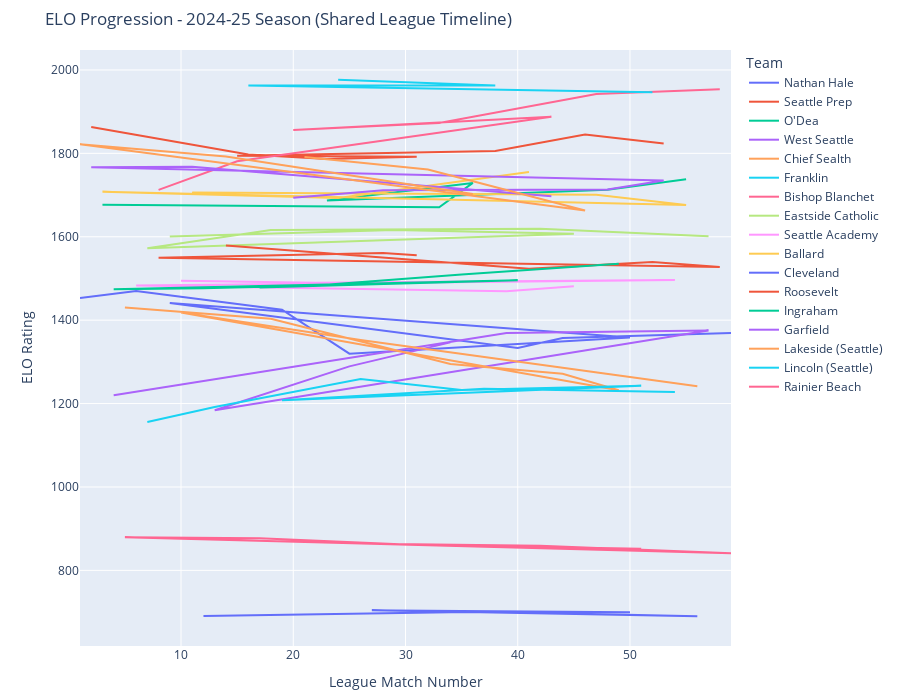

Notebook code cell kept with this figure:
### Code cell
import pandas as pd
import plotly.express as px

# Load the ELO match log
df = pd.read_csv(r"C:\Users\User\Desktop\Soccer Footage\metroleague_elo_log.csv")

# Create a consistent order for all matches per season (scraper's order or raw index)
df["Row Order"] = range(len(df))
df = df.sort_values(by=["Season", "Row Order"])

# Add a Global Match Number per Season (shared league timeline)
df["Global Match #"] = df.groupby("Season").cumcount() + 1

# Assign a row ID to map back after long transformation
df["Match ID"] = df.index

# -----------------------------
# Long-format Transformation
# -----------------------------
home_df = df[[
    "Match ID", "Season", "Global Match #", "Date",
    "Home Team", "Away Team", "Home Score", "Away Score",
    "Home ELO Before", "Home ELO After", "Home ELO Change", "Home Match #"
]].copy()

home_df.columns = [
    "Match ID", "Season", "Global Match #", "Date",
    "Team", "Opponent", "Goals For", "Goals Against",
    "ELO Before", "ELO After", "ELO Δ", "Team Match #"
]
home_df["Location"] = "Home"

away_df = df[[
    "Match ID", "Season", "Global Match #", "Date",
    "Away Team", "Home Team", "Away Score", "Home Score",
    "Away ELO Before", "Away ELO After", "Away ELO Change", "Away Match #"
]].copy()

away_df.columns = [
    "Match ID", "Season", "Global Match #", "Date",
    "Team", "Opponent", "Goals For", "Goals Against",
    "ELO Before", "ELO After", "ELO Δ", "Team Match #"
]
away_df["Location"] = "Away"

# Combine Home and Away
long_df = pd.concat([home_df, away_df], ignore_index=True)

# Compute Match Result (W/L/D)
long_df["Result"] = long_df.apply(
    lambda row: "W" if row["Goals For"] > row["Goals Against"]
    else "L" if row["Goals For"] < row["Goals Against"]
    else "D", axis=1
)

# Clean ELO Δ and match #
long_df["ELO Δ"] = long_df["ELO Δ"].round(2)
long_df["Team Match #"] = long_df["Team Match #"].astype(int)

# -----------------------------
# Filter to Latest Season Only
# -----------------------------
latest_season = long_df["Season"].max()
df_current = long_df[long_df["Season"] == latest_season].copy()

# -----------------------------
# Plot: ELO Progression (Shared League Timeline)
# -----------------------------
fig = px.line(
    df_current,
    x="Global Match #",
    y="ELO After",
    color="Team",
    line_group="Team",
    hover_data={
        "Team": True,
        "Opponent": True,
        "Result": True,
        "Global Match #": True,
        "Team Match #": True,
        "ELO After": True,
        "ELO Δ": True,
        "Location": True,
    },
    title=f"ELO Progression - {latest_season} Season (Shared League Timeline)",
    labels={
        "Global Match #": "League Match Number",
        "ELO After": "ELO Rating",
        "ELO Δ": "ELO Change",
        "Team Match #": "Team's Match #"
    },
)

fig.update_layout(
    hovermode="x unified",
    xaxis=dict(showgrid=True),
    yaxis=dict(showgrid=True),
    legend=dict(title="Team", traceorder="normal", itemclick="toggleothers"),
    height=700,
    margin=dict(t=50, b=50),
)

fig.show()

### Figure 1 — Plotly figure (JSON) as saved in the notebook; plotly's stock layout.template omitted (floating-point values rounded to 4 significant figures)
{"data": [{"customdata": [["Nathan Hale", "Lakeside (Seattle)", "L", 107, -7.53, "Home"], ["Nathan Hale", "Seattle Academy", "W", 108, 16.98, "Home"], ["Nathan Hale", "Franklin", "D", 110, -16.41, "Home"], ["Nathan Hale", "West Seattle", "L", 111, -105.2, "Home"], ["Nathan Hale", "Cleveland", "W", 114, 1.52, "Home"], ["Nathan Hale", "Eastside Catholic", "L", 109, -28.53, "Away"], ["Nathan Hale", "Ingraham", "D", 112, 13.82, "Away"], ["Nathan Hale", "Chief Sealth", "W", 113, 23.5, "Away"], ["Nathan Hale", "Rainier Beach", "W", 115, 10.53, "Away"]], "hovertemplate": "Team=%{customdata[0]}<br>League Match Number=%{x}<br>ELO Rating=%{y}<br>Opponent=%{customdata[1]}<br>Result=%{customdata[2]}<br>Team's Match #=%{customdata[3]}<br>ELO Change=%{customdata[4]}<br>Location=%{customdata[5]}<extra></extra>", "legendgroup": "Nathan Hale", "line": {"color": "#636efa", "dash": "solid"}, "marker": {"symbol": "circle"}, "mode": "lines", "name": "Nathan Hale", "orientation": "v", "showlegend": true, "type": "scatter", "x": [1, 6, 19, 25, 50, 9, 40, 44, 59], "xaxis": "x", "y": [1453.0, 1470.0, 1425.0, 1320.0, 1359.0, 1441.0, 1333.0, 1357.0, 1369.0], "yaxis": "y"}, {"customdata": [["Seattle Prep", "Garfield", "W", 113, 40.91, "Home"], ["Seattle Prep", "Lincoln (Seattle)", "D", 115, 2.62, "Home"], ["Seattle Prep", "O'Dea", "D", 116, -10.34, "Home"], ["Seattle Prep", "Roosevelt", "W", 117, 5.32, "Home"], ["Seattle Prep", "Bishop Blanchet", "L", 114, -68.69, "Away"], ["Seattle Prep", "Lincoln (Seattle)", "D", 118, 13.56, "Away"], ["Seattle Prep", "Lakeside (Seattle)", "W", 119, 39.67, "Away"], ["Seattle Prep", "Garfield", "L", 120, -21.85, "Away"]], "hovertemplate": "Team=%{customdata[0]}<br>League Match Number=%{x}<br>ELO Rating=%{y}<br>Opponent=%{customdata[1]}<br>Result=%{customdata[2]}<br>Team's Match #=%{customdata[3]}<br>ELO Change=%{customdata[4]}<br>Location=%{customdata[5]}<extra></extra>", "legendgroup": "Seattle Prep", "line": {"color": "#EF553B", "dash": "solid"}, "marker": {"symbol": "circle"}, "mode": "lines", "name": "Seattle Prep", "orientation": "v", "showlegend": true, "type": "scatter", "x": [2, 16, 23, 31, 15, 38, 46, 53], "xaxis": "x", "y": [1863.0, 1797.0, 1787.0, 1792.0, 1794.0, 1806.0, 1845.0, 1823.0], "yaxis": "y"}, {"customdata": [["O'Dea", "Ballard", "L", 115, -98.67, "Home"], ["O'Dea", "Bishop Blanchet", "L", 117, -16.01, "Home"], ["O'Dea", "Lakeside (Seattle)", "W", 118, 58.31, "Home"], ["O'Dea", "Seattle Prep", "D", 116, 10.34, "Away"], ["O'Dea", "Garfield", "L", 119, -16.15, "Away"], ["O'Dea", "Ballard", "W", 120, 24.95, "Away"]], "hovertemplate": "Team=%{customdata[0]}<br>League Match Number=%{x}<br>ELO Rating=%{y}<br>Opponent=%{customdata[1]}<br>Result=%{customdata[2]}<br>Team's Match #=%{customdata[3]}<br>ELO Change=%{customdata[4]}<br>Location=%{customdata[5]}<extra></extra>", "legendgroup": "O'Dea", "line": {"color": "#00cc96", "dash": "solid"}, "marker": {"symbol": "circle"}, "mode": "lines", "name": "O'Dea", "orientation": "v", "showlegend": true, "type": "scatter", "x": [3, 33, 36, 23, 48, 55], "xaxis": "x", "y": [1677.0, 1671.0, 1729.0, 1687.0, 1713.0, 1738.0], "yaxis": "y"}, {"customdata": [["West Seattle", "Ingraham", "L", 110, -29.25, "Home"], ["West Seattle", "Seattle Academy", "W", 114, 22.58, "Home"], ["West Seattle", "Eastside Catholic", "D", 115, 5.92, "Home"], ["West Seattle", "Franklin", "L", 111, -35.89, "Away"], ["West Seattle", "Nathan Hale", "W", 112, 105.2, "Away"], ["West Seattle", "Chief Sealth", "W", 113, 57.53, "Away"]], "hovertemplate": "Team=%{customdata[0]}<br>League Match Number=%{x}<br>ELO Rating=%{y}<br>Opponent=%{customdata[1]}<br>Result=%{customdata[2]}<br>Team's Match #=%{customdata[3]}<br>ELO Change=%{customdata[4]}<br>Location=%{customdata[5]}<extra></extra>", "legendgroup": "West Seattle", "line": {"color": "#ab63fa", "dash": "solid"}, "marker": {"symbol": "circle"}, "mode": "lines", "name": "West Seattle", "orientation": "v", "showlegend": true, "type": "scatter", "x": [4, 39, 57, 13, 25, 34], "xaxis": "x", "y": [1220.0, 1369.0, 1375.0, 1184.0, 1289.0, 1347.0], "yaxis": "y"}, {"customdata": [["Chief Sealth", "Rainier Beach", "W", 108, 2.86, "Home"], ["Chief Sealth", "Eastside Catholic", "L", 110, -15.35, "Home"], ["Chief Sealth", "West Seattle", "L", 112, -57.53, "Home"], ["Chief Sealth", "Nathan Hale", "L", 113, -23.5, "Home"], ["Chief Sealth", "Ingraham", "L", 114, -39.41, "Home"], ["Chief Sealth", "Seattle Academy", "L", 109, -11.73, "Away"], ["Chief Sealth", "Franklin", "L", 111, -50.7, "Away"], ["Chief Sealth", "Cleveland", "W", 115, 9.18, "Away"]], "hovertemplate": "Team=%{customdata[0]}<br>League Match Number=%{x}<br>ELO Rating=%{y}<br>Opponent=%{customdata[1]}<br>Result=%{customdata[2]}<br>Team's Match #=%{customdata[3]}<br>ELO Change=%{customdata[4]}<br>Location=%{customdata[5]}<extra></extra>", "legendgroup": "Chief Sealth", "line": {"color": "#FFA15A", "dash": "solid"}, "marker": {"symbol": "circle"}, "mode": "lines", "name": "Chief Sealth", "orientation": "v", "showlegend": true, "type": "scatter", "x": [5, 18, 34, 44, 49, 10, 26, 56], "xaxis": "x", "y": [1430.0, 1403.0, 1295.0, 1271.0, 1232.0, 1419.0, 1353.0, 1241.0], "yaxis": "y"}, {"customdata": [["Franklin", "Eastside Catholic", "L", 103, -12.59, "Home"], ["Franklin", "West Seattle", "W", 104, 35.89, "Home"], ["Franklin", "Chief Sealth", "W", 106, 50.7, "Home"], ["Franklin", "Ingraham", "L", 107, -26.23, "Home"], ["Franklin", "Rainier Beach", "W", 109, 7.26, "Home"], ["Franklin", "Nathan Hale", "D", 105, 16.41, "Away"], ["Franklin", "Cleveland", "W", 108, 3.13, "Away"], ["Franklin", "Seattle Academy", "L", 110, -14.98, "Away"]], "hovertemplate": "Team=%{customdata[0]}<br>League Match Number=%{x}<br>ELO Rating=%{y}<br>Opponent=%{customdata[1]}<br>Result=%{customdata[2]}<br>Team's Match #=%{customdata[3]}<br>ELO Change=%{customdata[4]}<br>Location=%{customdata[5]}<extra></extra>", "legendgroup": "Franklin", "line": {"color": "#19d3f3", "dash": "solid"}, "marker": {"symbol": "circle"}, "mode": "lines", "name": "Franklin", "orientation": "v", "showlegend": true, "type": "scatter", "x": [7, 13, 26, 35, 51, 19, 37, 54], "xaxis": "x", "y": [1156.0, 1192.0, 1259.0, 1232.0, 1243.0, 1208.0, 1236.0, 1228.0], "yaxis": "y"}, {"customdata": [["Bishop Blanchet", "Roosevelt", "W", 112, 27.99, "Home"], ["Bishop Blanchet", "Seattle Prep", "W", 113, 68.69, "Home"], ["Bishop Blanchet", "Garfield", "W", 117, 14.52, "Home"], ["Bishop Blanchet", "Garfield", "W", 114, 74.72, "Away"], ["Bishop Blanchet", "Lakeside (Seattle)", "D", 115, 1.22, "Away"], ["Bishop Blanchet", "O'Dea", "W", 116, 16.01, "Away"], ["Bishop Blanchet", "Ballard", "W", 118, 54.45, "Away"], ["Bishop Blanchet", "Roosevelt", "W", 119, 11.91, "Away"]], "hovertemplate": "Team=%{customdata[0]}<br>League Match Number=%{x}<br>ELO Rating=%{y}<br>Opponent=%{customdata[1]}<br>Result=%{customdata[2]}<br>Team's Match #=%{customdata[3]}<br>ELO Change=%{customdata[4]}<br>Location=%{customdata[5]}<extra></extra>", "legendgroup": "Bishop Blanchet", "line": {"color": "#FF6692", "dash": "solid"}, "marker": {"symbol": "circle"}, "mode": "lines", "name": "Bishop Blanchet", "orientation": "v", "showlegend": true, "type": "scatter", "x": [8, 15, 43, 20, 21, 33, 47, 58], "xaxis": "x", "y": [1712.0, 1781.0, 1888.0, 1856.0, 1857.0, 1873.0, 1942.0, 1954.0], "yaxis": "y"}, {"customdata": [["Eastside Catholic", "Nathan Hale", "W", 106, 28.53, "Home"], ["Eastside Catholic", "Cleveland", "W", 108, 0.35, "Home"], ["Eastside Catholic", "Seattle Academy", "D", 110, -11.87, "Home"], ["Eastside Catholic", "Franklin", "W", 105, 12.59, "Away"], ["Eastside Catholic", "Chief Sealth", "W", 107, 15.35, "Away"], ["Eastside Catholic", "Rainier Beach", "W", 109, 2.71, "Away"], ["Eastside Catholic", "West Seattle", "D", 111, -5.92, "Away"]], "hovertemplate": "Team=%{customdata[0]}<br>League Match Number=%{x}<br>ELO Rating=%{y}<br>Opponent=%{customdata[1]}<br>Result=%{customdata[2]}<br>Team's Match #=%{customdata[3]}<br>ELO Change=%{customdata[4]}<br>Location=%{customdata[5]}<extra></extra>", "legendgroup": "Eastside Catholic", "line": {"color": "#B6E880", "dash": "solid"}, "marker": {"symbol": "circle"}, "mode": "lines", "name": "Eastside Catholic", "orientation": "v", "showlegend": true, "type": "scatter", "x": [9, 29, 45, 7, 18, 42, 57], "xaxis": "x", "y": [1601.0, 1616.0, 1607.0, 1572.0, 1616.0, 1619.0, 1601.0], "yaxis": "y"}, {"customdata": [["Seattle Academy", "Chief Sealth", "W", 2, 11.73, "Home"], ["Seattle Academy", "Ingraham", "D", 3, -4.79, "Home"], ["Seattle Academy", "Rainier Beach", "W", 4, 1.81, "Home"], ["Seattle Academy", "Franklin", "W", 7, 14.98, "Home"], ["Seattle Academy", "Nathan Hale", "L", 1, -16.98, "Away"], ["Seattle Academy", "West Seattle", "L", 5, -22.58, "Away"], ["Seattle Academy", "Eastside Catholic", "D", 6, 11.87, "Away"]], "hovertemplate": "Team=%{customdata[0]}<br>League Match Number=%{x}<br>ELO Rating=%{y}<br>Opponent=%{customdata[1]}<br>Result=%{customdata[2]}<br>Team's Match #=%{customdata[3]}<br>ELO Change=%{customdata[4]}<br>Location=%{customdata[5]}<extra></extra>", "legendgroup": "Seattle Academy", "line": {"color": "#FF97FF", "dash": "solid"}, "marker": {"symbol": "circle"}, "mode": "lines", "name": "Seattle Academy", "orientation": "v", "showlegend": true, "type": "scatter", "x": [10, 22, 30, 54, 6, 39, 45], "xaxis": "x", "y": [1495.0, 1490.0, 1492.0, 1496.0, 1483.0, 1469.0, 1481.0], "yaxis": "y"}, {"customdata": [["Ballard", "Garfield", "D", 122, -1.38, "Home"], ["Ballard", "Bishop Blanchet", "L", 126, -54.45, "Home"], ["Ballard", "O'Dea", "L", 127, -24.95, "Home"], ["Ballard", "O'Dea", "W", 121, 98.67, "Away"], ["Ballard", "Lincoln (Seattle)", "L", 123, -13.67, "Away"], ["Ballard", "Lakeside (Seattle)", "W", 124, 30.33, "Away"], ["Ballard", "Roosevelt", "W", 125, 32.33, "Away"]], "hovertemplate": "Team=%{customdata[0]}<br>League Match Number=%{x}<br>ELO Rating=%{y}<br>Opponent=%{customdata[1]}<br>Result=%{customdata[2]}<br>Team's Match #=%{customdata[3]}<br>ELO Change=%{customdata[4]}<br>Location=%{customdata[5]}<extra></extra>", "legendgroup": "Ballard", "line": {"color": "#FECB52", "dash": "solid"}, "marker": {"symbol": "circle"}, "mode": "lines", "name": "Ballard", "orientation": "v", "showlegend": true, "type": "scatter", "x": [11, 47, 55, 3, 24, 32, 41], "xaxis": "x", "y": [1706.0, 1701.0, 1676.0, 1708.0, 1693.0, 1723.0, 1755.0], "yaxis": "y"}, {"customdata": [["Cleveland", "Ingraham", "L", 123, -2.33, "Home"], ["Cleveland", "Franklin", "L", 126, -3.13, "Home"], ["Cleveland", "Chief Sealth", "L", 128, -9.18, "Home"], ["Cleveland", "Rainier Beach", "D", 124, 13.67, "Away"], ["Cleveland", "Eastside Catholic", "L", 125, -0.35, "Away"], ["Cleveland", "Nathan Hale", "L", 127, -1.52, "Away"]], "hovertemplate": "Team=%{customdata[0]}<br>League Match Number=%{x}<br>ELO Rating=%{y}<br>Opponent=%{customdata[1]}<br>Result=%{customdata[2]}<br>Team's Match #=%{customdata[3]}<br>ELO Change=%{customdata[4]}<br>Location=%{customdata[5]}<extra></extra>", "legendgroup": "Cleveland", "line": {"color": "#636efa", "dash": "solid"}, "marker": {"symbol": "circle"}, "mode": "lines", "name": "Cleveland", "orientation": "v", "showlegend": true, "type": "scatter", "x": [12, 37, 56, 27, 29, 50], "xaxis": "x", "y": [690.6, 700.8, 690.1, 704.3, 703.9, 699.3], "yaxis": "y"}, {"customdata": [["Roosevelt", "Lakeside (Seattle)", "W", 119, 29.17, "Home"], ["Roosevelt", "Ballard", "L", 122, -32.33, "Home"], ["Roosevelt", "Lincoln (Seattle)", "D", 123, 16, "Home"], ["Roosevelt", "Bishop Blanchet", "L", 124, -11.91, "Home"], ["Roosevelt", "Bishop Blanchet", "L", 118, -27.99, "Away"], ["Roosevelt", "Garfield", "L", 120, -18.03, "Away"], ["Roosevelt", "Seattle Prep", "L", 121, -5.32, "Away"]], "hovertemplate": "Team=%{customdata[0]}<br>League Match Number=%{x}<br>ELO Rating=%{y}<br>Opponent=%{customdata[1]}<br>Result=%{customdata[2]}<br>Team's Match #=%{customdata[3]}<br>ELO Change=%{customdata[4]}<br>Location=%{customdata[5]}<extra></extra>", "legendgroup": "Roosevelt", "line": {"color": "#EF553B", "dash": "solid"}, "marker": {"symbol": "circle"}, "mode": "lines", "name": "Roosevelt", "orientation": "v", "showlegend": true, "type": "scatter", "x": [14, 41, 52, 58, 8, 28, 31], "xaxis": "x", "y": [1579.0, 1523.0, 1539.0, 1527.0, 1550.0, 1561.0, 1556.0], "yaxis": "y"}, {"customdata": [["Ingraham", "Rainier Beach", "W", 109, 2.13, "Home"], ["Ingraham", "Nathan Hale", "D", 112, -13.82, "Home"], ["Ingraham", "West Seattle", "W", 107, 29.25, "Away"], ["Ingraham", "Cleveland", "W", 108, 2.33, "Away"], ["Ingraham", "Seattle Academy", "D", 110, 4.79, "Away"], ["Ingraham", "Franklin", "W", 111, 26.23, "Away"], ["Ingraham", "Chief Sealth", "W", 113, 39.41, "Away"]], "hovertemplate": "Team=%{customdata[0]}<br>League Match Number=%{x}<br>ELO Rating=%{y}<br>Opponent=%{customdata[1]}<br>Result=%{customdata[2]}<br>Team's Match #=%{customdata[3]}<br>ELO Change=%{customdata[4]}<br>Location=%{customdata[5]}<extra></extra>", "legendgroup": "Ingraham", "line": {"color": "#00cc96", "dash": "solid"}, "marker": {"symbol": "circle"}, "mode": "lines", "name": "Ingraham", "orientation": "v", "showlegend": true, "type": "scatter", "x": [17, 40, 4, 12, 22, 35, 49], "xaxis": "x", "y": [1479.0, 1496.0, 1474.0, 1476.0, 1483.0, 1510.0, 1535.0], "yaxis": "y"}, {"customdata": [["Garfield", "Bishop Blanchet", "L", 121, -74.72, "Home"], ["Garfield", "Roosevelt", "W", 122, 18.03, "Home"], ["Garfield", "O'Dea", "W", 124, 16.15, "Home"], ["Garfield", "Seattle Prep", "W", 125, 21.85, "Home"], ["Garfield", "Seattle Prep", "L", 119, -40.91, "Away"], ["Garfield", "Ballard", "D", 120, 1.38, "Away"], ["Garfield", "Bishop Blanchet", "L", 123, -14.52, "Away"]], "hovertemplate": "Team=%{customdata[0]}<br>League Match Number=%{x}<br>ELO Rating=%{y}<br>Opponent=%{customdata[1]}<br>Result=%{customdata[2]}<br>Team's Match #=%{customdata[3]}<br>ELO Change=%{customdata[4]}<br>Location=%{customdata[5]}<extra></extra>", "legendgroup": "Garfield", "line": {"color": "#ab63fa", "dash": "solid"}, "marker": {"symbol": "circle"}, "mode": "lines", "name": "Garfield", "orientation": "v", "showlegend": true, "type": "scatter", "x": [20, 28, 48, 53, 2, 11, 43], "xaxis": "x", "y": [1693.0, 1711.0, 1713.0, 1735.0, 1767.0, 1768.0, 1697.0], "yaxis": "y"}, {"customdata": [["Lakeside (Seattle)", "Bishop Blanchet", "D", 122, -1.22, "Home"], ["Lakeside (Seattle)", "Ballard", "L", 123, -30.33, "Home"], ["Lakeside (Seattle)", "Seattle Prep", "L", 125, -39.67, "Home"], ["Lakeside (Seattle)", "Nathan Hale", "W", 120, 7.53, "Away"], ["Lakeside (Seattle)", "Roosevelt", "L", 121, -29.17, "Away"], ["Lakeside (Seattle)", "O'Dea", "L", 124, -58.31, "Away"]], "hovertemplate": "Team=%{customdata[0]}<br>League Match Number=%{x}<br>ELO Rating=%{y}<br>Opponent=%{customdata[1]}<br>Result=%{customdata[2]}<br>Team's Match #=%{customdata[3]}<br>ELO Change=%{customdata[4]}<br>Location=%{customdata[5]}<extra></extra>", "legendgroup": "Lakeside (Seattle)", "line": {"color": "#FFA15A", "dash": "solid"}, "marker": {"symbol": "circle"}, "mode": "lines", "name": "Lakeside (Seattle)", "orientation": "v", "showlegend": true, "type": "scatter", "x": [21, 32, 46, 1, 14, 36], "xaxis": "x", "y": [1791.0, 1761.0, 1663.0, 1822.0, 1793.0, 1703.0], "yaxis": "y"}, {"customdata": [["Lincoln (Seattle)", "Ballard", "W", 63, 13.67, "Home"], ["Lincoln (Seattle)", "Seattle Prep", "D", 64, -13.56, "Home"], ["Lincoln (Seattle)", "Seattle Prep", "D", 62, -2.62, "Away"], ["Lincoln (Seattle)", "Roosevelt", "D", 65, -16, "Away"]], "hovertemplate": "Team=%{customdata[0]}<br>League Match Number=%{x}<br>ELO Rating=%{y}<br>Opponent=%{customdata[1]}<br>Result=%{customdata[2]}<br>Team's Match #=%{customdata[3]}<br>ELO Change=%{customdata[4]}<br>Location=%{customdata[5]}<extra></extra>", "legendgroup": "Lincoln (Seattle)", "line": {"color": "#19d3f3", "dash": "solid"}, "marker": {"symbol": "circle"}, "mode": "lines", "name": "Lincoln (Seattle)", "orientation": "v", "showlegend": true, "type": "scatter", "x": [24, 38, 16, 52], "xaxis": "x", "y": [1976.0, 1963.0, 1963.0, 1947.0], "yaxis": "y"}, {"customdata": [["Rainier Beach", "Cleveland", "D", 136, -13.67, "Home"], ["Rainier Beach", "Eastside Catholic", "L", 138, -2.71, "Home"], ["Rainier Beach", "Nathan Hale", "L", 140, -10.53, "Home"], ["Rainier Beach", "Chief Sealth", "L", 134, -2.86, "Away"], ["Rainier Beach", "Ingraham", "L", 135, -2.13, "Away"], ["Rainier Beach", "Seattle Academy", "L", 137, -1.81, "Away"], ["Rainier Beach", "Franklin", "L", 139, -7.26, "Away"]], "hovertemplate": "Team=%{customdata[0]}<br>League Match Number=%{x}<br>ELO Rating=%{y}<br>Opponent=%{customdata[1]}<br>Result=%{customdata[2]}<br>Team's Match #=%{customdata[3]}<br>ELO Change=%{customdata[4]}<br>Location=%{customdata[5]}<extra></extra>", "legendgroup": "Rainier Beach", "line": {"color": "#FF6692", "dash": "solid"}, "marker": {"symbol": "circle"}, "mode": "lines", "name": "Rainier Beach", "orientation": "v", "showlegend": true, "type": "scatter", "x": [27, 42, 59, 5, 17, 30, 51], "xaxis": "x", "y": [863.6, 859.1, 841.3, 879.4, 877.3, 861.8, 851.9], "yaxis": "y"}], "layout": {"height": 700, "hovermode": "x unified", "legend": {"itemclick": "toggleothers", "title": {"text": "Team"}, "tracegroupgap": 0, "traceorder": "normal"}, "margin": {"b": 50, "t": 50}, "title": {"text": "ELO Progression - 2024-25 Season (Shared League Timeline)"}, "xaxis": {"anchor": "y", "domain": [0, 1], "showgrid": true, "title": {"text": "League Match Number"}}, "yaxis": {"anchor": "x", "domain": [0, 1], "showgrid": true, "title": {"text": "ELO Rating"}}}}
